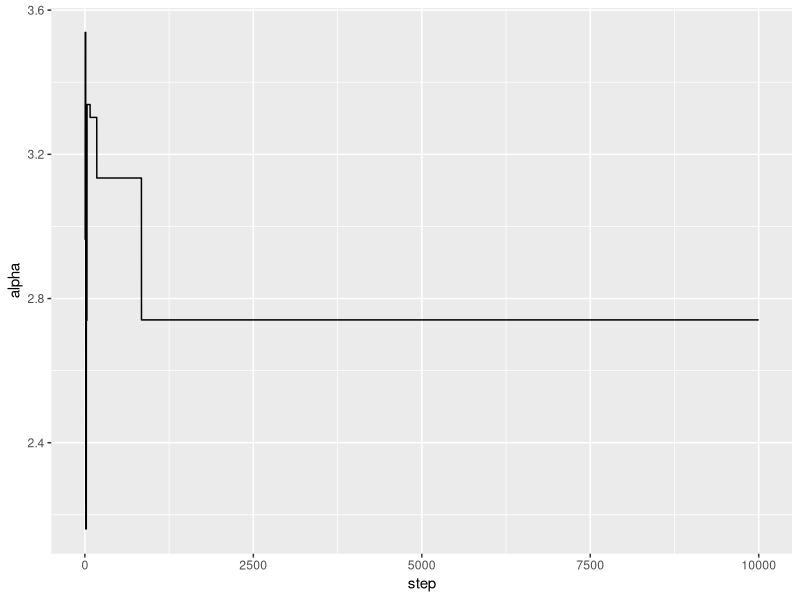

R code for this plot:
library(tidyverse)
library(mvtnorm)

rq.beta <- function(x, sigma = .75) {
  rnorm(length(x), mean = x, sd = sigma)
}

dq.beta <- function(y, x, sigma = .75, log =TRUE) {
  sum(dnorm(x, mean = y, sd = sigma, log = log))
}

r.tau <- function(y,x,beta,alpha,a = 1,b = 5e-05){
  rgamma(1, shape = a + 0.5, rate = b + t(y- alpha - x%*%beta)%*%(y- alpha - x%*%beta)/2)
}

r.alpha <- function(y,x,beta,tau){
  rnorm(1, mean = sum(y - x%*%beta)/length(y), sd = 1 / sqrt(length(y)*tau))
}


prior.beta <- function(x, sigma = sqrt(1/.001), log = TRUE) {
  sum(dnorm(x, mean = 0, sd= sigma, log = log))
}

d.beta <- function(y,x,alpha,beta,tau,log = TRUE){
  return(dmvnorm(y, mean = alpha + x%*%beta, sigma = 1/tau*diag(length(y)), log = log) +
           prior.beta(beta))
}

sample.linreg <- function(){
  n = 100
  x = matrix(runif(2*n),nrow = n)
  list(y = 3 + 2*x[,1] -2*x[,2] + rnorm(n), x = x )
}


linreg.mcmc <- function(data,n.samples=100,n.burnin=5,n.thin = 1){
  chain = list(alpha = numeric(n.samples),
               beta = matrix(NA,nrow = n.samples, ncol = 2),
               tau = numeric(n.samples),
               acc.vec = numeric(n.samples))
  chain$beta[1,] = c(0,0)
  chain$alpha[1] = mean(data$y)
  chain$tau[1] = r.tau(data$y,data$x,chain$beta[1,],chain$alpha[1])
  pb <- txtProgressBar(min = 0, max = n.samples, style = 3)
  for (i in seq(2,n.samples)){
    setTxtProgressBar(pb, i)
    beta.new = rq.beta(chain$beta[i-1,])
    tau.new = r.tau(data$y,data$x,beta.new,chain$alpha[i-1])
    alpha.new = r.alpha(data$y,data$x,beta.new,tau.new)
    lacc1 = d.beta(data$y,data$x,alpha.new,beta.new,tau.new) + dq.beta(beta.new,chain$beta[i-1,])
    lacc2 = d.beta(data$y,data$x, chain$alpha[i-1],chain$beta[i-1,],chain$tau[i-1]) + dq.beta(chain$beta[i-1,],beta.new)
    if (runif(1)<exp(lacc1 - lacc2)){
      chain$alpha[i] = alpha.new
      chain$beta[i,] = beta.new
      chain$tau[i] = tau.new
      chain$acc.vec[i] = T
    }else{
      chain$alpha[i] = chain$alpha[i-1]
      chain$beta[i, ] = chain$beta[i-1,]
      chain$tau[i] = chain$tau[i-1]
      chain$acc.vec[i] = F
    }
    
  }
  return(chain)
}


set.seed(1)
samps = sample.linreg()
mod = linreg.mcmc(samps,n.samples = 10000)

res = data.frame(step = seq(10000),alpha = mod$alpha,beta1 = mod$beta[,1],beta2 = mod$beta[,2],tau = mod$tau)
ggplot(res, aes(x = step)) + 
  geom_line(aes(y = alpha))


